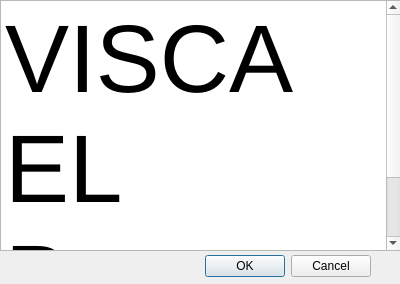
<?xml version="1.0" encoding="UTF-8"?>
<ui version="4.0">
 <class>Dialog</class>
 <widget class="QDialog" name="Dialog">
  <property name="geometry">
   <rect>
    <x>0</x>
    <y>0</y>
    <width>400</width>
    <height>284</height>
   </rect>
  </property>
  <property name="windowTitle">
   <string>Dialog</string>
  </property>
  <widget class="QDialogButtonBox" name="buttonBox">
   <property name="geometry">
    <rect>
     <x>30</x>
     <y>250</y>
     <width>341</width>
     <height>32</height>
    </rect>
   </property>
   <property name="orientation">
    <enum>Qt::Horizontal</enum>
   </property>
   <property name="standardButtons">
    <set>QDialogButtonBox::Cancel|QDialogButtonBox::Ok</set>
   </property>
  </widget>
  <widget class="QTextBrowser" name="textBrowser">
   <property name="geometry">
    <rect>
     <x>0</x>
     <y>0</y>
     <width>401</width>
     <height>251</height>
    </rect>
   </property>
   <property name="html">
    <string>&lt;!DOCTYPE HTML PUBLIC &quot;-//W3C//DTD HTML 4.0//EN&quot; &quot;http://www.w3.org/TR/REC-html40/strict.dtd&quot;&gt;
&lt;html&gt;&lt;head&gt;&lt;meta name=&quot;qrichtext&quot; content=&quot;1&quot; /&gt;&lt;style type=&quot;text/css&quot;&gt;
p, li { white-space: pre-wrap; }
&lt;/style&gt;&lt;/head&gt;&lt;body style=&quot; font-family:'MS Shell Dlg 2'; font-size:8.25pt; font-weight:400; font-style:normal;&quot;&gt;
&lt;p style=&quot; margin-top:0px; margin-bottom:0px; margin-left:0px; margin-right:0px; -qt-block-indent:0; text-indent:0px;&quot;&gt;&lt;span style=&quot; font-size:72pt;&quot;&gt;VISCA EL Barça&lt;/span&gt;&lt;/p&gt;&lt;/body&gt;&lt;/html&gt;</string>
   </property>
  </widget>
 </widget>
 <resources/>
 <connections>
  <connection>
   <sender>buttonBox</sender>
   <signal>accepted()</signal>
   <receiver>Dialog</receiver>
   <slot>accept()</slot>
   <hints>
    <hint type="sourcelabel">
     <x>248</x>
     <y>254</y>
    </hint>
    <hint type="destinationlabel">
     <x>157</x>
     <y>274</y>
    </hint>
   </hints>
  </connection>
  <connection>
   <sender>buttonBox</sender>
   <signal>rejected()</signal>
   <receiver>Dialog</receiver>
   <slot>reject()</slot>
   <hints>
    <hint type="sourcelabel">
     <x>316</x>
     <y>260</y>
    </hint>
    <hint type="destinationlabel">
     <x>286</x>
     <y>274</y>
    </hint>
   </hints>
  </connection>
 </connections>
</ui>
